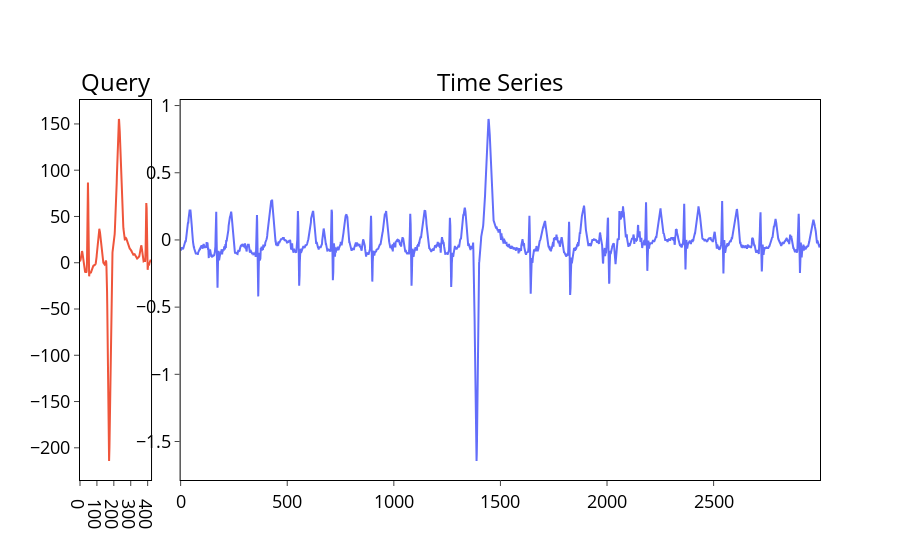

This figure's notebook cell:
### Markdown cell above
Выполните визулизацию временного ряда и образца поиска с помощью функции `plot_bestmatch_data()` из модуля plots.py.

### Code cell
plot_bestmatch_data(ts, query)

### Figure 1 — Plotly figure (JSON) as saved in the notebook; plotly's stock layout.template omitted (floating-point values rounded to 4 significant figures; data arrays with more than 128 entries replaced by an {"elided": "..."} marker saying what was removed)
{"data": [{"line": {"color": "#EF553B"}, "type": "scatter", "x": {"elided": "421 int values"}, "xaxis": "x", "y": {"elided": "421 float values"}, "yaxis": "y"}, {"line": {"color": "#636EFA"}, "type": "scatter", "x": {"elided": "3000 int values"}, "xaxis": "x2", "y": {"elided": "3000 float values"}, "yaxis": "y2"}], "layout": {"annotations": [{"font": {"color": "black", "size": 24}, "showarrow": false, "text": "Query", "x": 0.048, "xanchor": "center", "xref": "paper", "y": 1, "yanchor": "bottom", "yref": "paper"}, {"font": {"color": "black", "size": 24}, "showarrow": false, "text": "Time Series", "x": 0.568, "xanchor": "center", "xref": "paper", "y": 1, "yanchor": "bottom", "yref": "paper"}], "paper_bgcolor": "rgba(0,0,0,0)", "plot_bgcolor": "rgba(0,0,0,0)", "showlegend": false, "title": {"x": 0.5}, "xaxis": {"anchor": "y", "domain": [0, 0.096], "linecolor": "#000", "linewidth": 1, "mirror": true, "showgrid": false, "tickfont": {"color": "black", "size": 18}, "ticks": "outside", "tickwidth": 1}, "xaxis2": {"anchor": "y2", "domain": [0.136, 1], "linecolor": "#000", "linewidth": 1, "mirror": true, "showgrid": false, "tickfont": {"color": "black", "size": 18}, "ticks": "outside", "tickwidth": 1}, "yaxis": {"anchor": "x", "domain": [0, 1], "linecolor": "#000", "linewidth": 1, "mirror": true, "showgrid": false, "tickfont": {"color": "black", "size": 18}, "ticks": "outside", "tickwidth": 1, "zeroline": false}, "yaxis2": {"anchor": "x2", "domain": [0, 1], "linecolor": "#000", "linewidth": 1, "mirror": true, "showgrid": false, "tickfont": {"color": "black", "size": 18}, "ticks": "outside", "tickwidth": 1, "zeroline": false}}}
